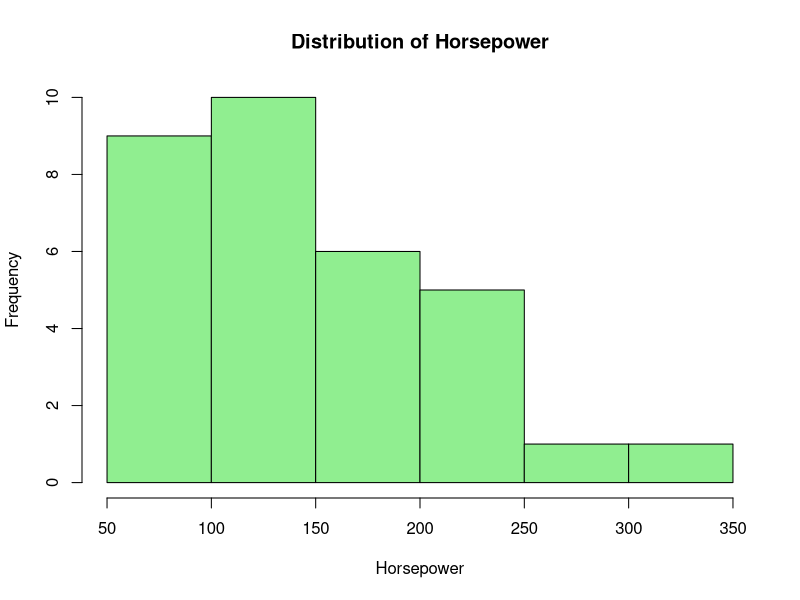

Here is the R script that generated this plot:
# Creating a histogram for horsepower
hist(mtcars$hp,
     breaks = 10,          # Number of bins
     col = "lightgreen",
     main = "Distribution of Horsepower",
     xlab = "Horsepower",
     ylab = "Frequency")
